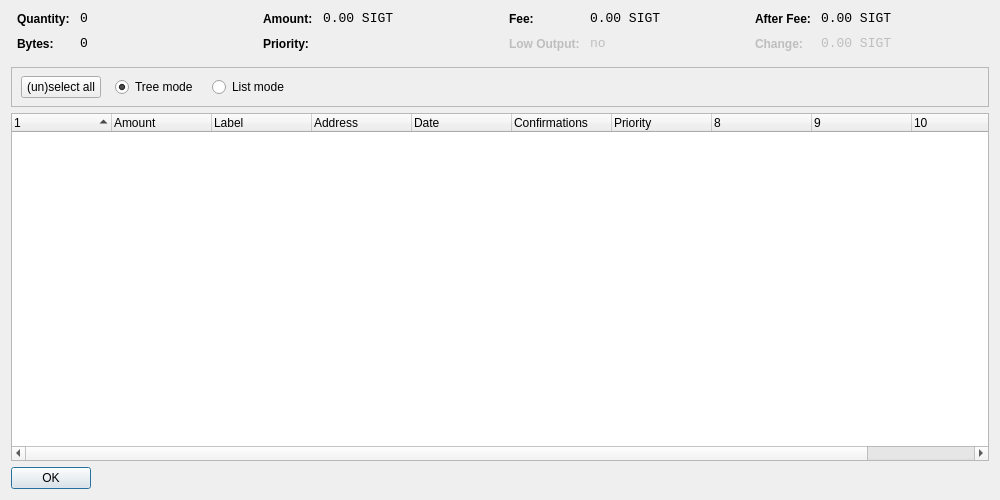
<?xml version="1.0" encoding="UTF-8"?>
<ui version="4.0">
 <class>CoinControlDialog</class>
 <widget class="QDialog" name="CoinControlDialog">
  <property name="geometry">
   <rect>
    <x>0</x>
    <y>0</y>
    <width>1000</width>
    <height>500</height>
   </rect>
  </property>
  <property name="windowTitle">
   <string>Coin Control</string>
  </property>
  <layout class="QVBoxLayout" name="verticalLayout">
   <item>
    <layout class="QHBoxLayout" name="horizontalLayoutTop" stretch="0,0,0,0">
     <property name="topMargin">
      <number>0</number>
     </property>
     <property name="bottomMargin">
      <number>10</number>
     </property>
     <item>
      <layout class="QFormLayout" name="formLayoutCoinControl1">
       <property name="horizontalSpacing">
        <number>10</number>
       </property>
       <property name="verticalSpacing">
        <number>10</number>
       </property>
       <property name="leftMargin">
        <number>6</number>
       </property>
       <property name="rightMargin">
        <number>6</number>
       </property>
       <item row="0" column="0">
        <widget class="QLabel" name="labelCoinControlQuantityText">
         <property name="styleSheet">
          <string notr="true">font-weight:bold;</string>
         </property>
         <property name="text">
          <string>Quantity:</string>
         </property>
        </widget>
       </item>
       <item row="0" column="1">
        <widget class="QLabel" name="labelCoinControlQuantity">
         <property name="font">
          <font>
           <family>Monospace</family>
           <pointsize>10</pointsize>
          </font>
         </property>
         <property name="cursor">
          <cursorShape>IBeamCursor</cursorShape>
         </property>
         <property name="contextMenuPolicy">
          <enum>Qt::ActionsContextMenu</enum>
         </property>
         <property name="text">
          <string notr="true">0</string>
         </property>
         <property name="textInteractionFlags">
          <set>Qt::LinksAccessibleByMouse|Qt::TextSelectableByKeyboard|Qt::TextSelectableByMouse</set>
         </property>
        </widget>
       </item>
       <item row="1" column="0">
        <widget class="QLabel" name="labelCoinControlBytesText">
         <property name="styleSheet">
          <string notr="true">font-weight:bold;</string>
         </property>
         <property name="text">
          <string>Bytes:</string>
         </property>
        </widget>
       </item>
       <item row="1" column="1">
        <widget class="QLabel" name="labelCoinControlBytes">
         <property name="font">
          <font>
           <family>Monospace</family>
           <pointsize>10</pointsize>
          </font>
         </property>
         <property name="cursor">
          <cursorShape>IBeamCursor</cursorShape>
         </property>
         <property name="contextMenuPolicy">
          <enum>Qt::ActionsContextMenu</enum>
         </property>
         <property name="text">
          <string notr="true">0</string>
         </property>
         <property name="textInteractionFlags">
          <set>Qt::LinksAccessibleByMouse|Qt::TextSelectableByKeyboard|Qt::TextSelectableByMouse</set>
         </property>
        </widget>
       </item>
      </layout>
     </item>
     <item>
      <layout class="QFormLayout" name="formLayoutCoinControl2">
       <property name="horizontalSpacing">
        <number>10</number>
       </property>
       <property name="verticalSpacing">
        <number>10</number>
       </property>
       <property name="leftMargin">
        <number>6</number>
       </property>
       <property name="rightMargin">
        <number>6</number>
       </property>
       <item row="0" column="0">
        <widget class="QLabel" name="labelCoinControlAmountText">
         <property name="styleSheet">
          <string notr="true">font-weight:bold;</string>
         </property>
         <property name="text">
          <string>Amount:</string>
         </property>
        </widget>
       </item>
       <item row="0" column="1">
        <widget class="QLabel" name="labelCoinControlAmount">
         <property name="font">
          <font>
           <family>Monospace</family>
           <pointsize>10</pointsize>
          </font>
         </property>
         <property name="cursor">
          <cursorShape>IBeamCursor</cursorShape>
         </property>
         <property name="contextMenuPolicy">
          <enum>Qt::ActionsContextMenu</enum>
         </property>
         <property name="text">
          <string notr="true">0.00 SIGT</string>
         </property>
         <property name="textInteractionFlags">
          <set>Qt::LinksAccessibleByMouse|Qt::TextSelectableByKeyboard|Qt::TextSelectableByMouse</set>
         </property>
        </widget>
       </item>
       <item row="1" column="0">
        <widget class="QLabel" name="labelCoinControlPriorityText">
         <property name="styleSheet">
          <string notr="true">font-weight:bold;</string>
         </property>
         <property name="text">
          <string>Priority:</string>
         </property>
        </widget>
       </item>
       <item row="1" column="1">
        <widget class="QLabel" name="labelCoinControlPriority">
         <property name="font">
          <font>
           <family>Monospace</family>
           <pointsize>10</pointsize>
          </font>
         </property>
         <property name="cursor">
          <cursorShape>IBeamCursor</cursorShape>
         </property>
         <property name="contextMenuPolicy">
          <enum>Qt::ActionsContextMenu</enum>
         </property>
         <property name="text">
          <string/>
         </property>
         <property name="textInteractionFlags">
          <set>Qt::LinksAccessibleByMouse|Qt::TextSelectableByKeyboard|Qt::TextSelectableByMouse</set>
         </property>
        </widget>
       </item>
      </layout>
     </item>
     <item>
      <layout class="QFormLayout" name="formLayoutCoinControl3">
       <property name="horizontalSpacing">
        <number>10</number>
       </property>
       <property name="verticalSpacing">
        <number>10</number>
       </property>
       <property name="leftMargin">
        <number>6</number>
       </property>
       <property name="rightMargin">
        <number>6</number>
       </property>
       <item row="0" column="0">
        <widget class="QLabel" name="labelCoinControlFeeText">
         <property name="styleSheet">
          <string notr="true">font-weight:bold;</string>
         </property>
         <property name="text">
          <string>Fee:</string>
         </property>
        </widget>
       </item>
       <item row="0" column="1">
        <widget class="QLabel" name="labelCoinControlFee">
         <property name="font">
          <font>
           <family>Monospace</family>
           <pointsize>10</pointsize>
          </font>
         </property>
         <property name="cursor">
          <cursorShape>IBeamCursor</cursorShape>
         </property>
         <property name="contextMenuPolicy">
          <enum>Qt::ActionsContextMenu</enum>
         </property>
         <property name="text">
          <string notr="true">0.00 SIGT</string>
         </property>
         <property name="textInteractionFlags">
          <set>Qt::LinksAccessibleByMouse|Qt::TextSelectableByKeyboard|Qt::TextSelectableByMouse</set>
         </property>
        </widget>
       </item>
       <item row="1" column="0">
        <widget class="QLabel" name="labelCoinControlLowOutputText">
         <property name="enabled">
          <bool>false</bool>
         </property>
         <property name="styleSheet">
          <string notr="true">font-weight:bold;</string>
         </property>
         <property name="text">
          <string>Low Output:</string>
         </property>
        </widget>
       </item>
       <item row="1" column="1">
        <widget class="QLabel" name="labelCoinControlLowOutput">
         <property name="enabled">
          <bool>false</bool>
         </property>
         <property name="font">
          <font>
           <family>Monospace</family>
           <pointsize>10</pointsize>
          </font>
         </property>
         <property name="cursor">
          <cursorShape>IBeamCursor</cursorShape>
         </property>
         <property name="contextMenuPolicy">
          <enum>Qt::ActionsContextMenu</enum>
         </property>
         <property name="text">
          <string notr="true">no</string>
         </property>
         <property name="textInteractionFlags">
          <set>Qt::LinksAccessibleByMouse|Qt::TextSelectableByKeyboard|Qt::TextSelectableByMouse</set>
         </property>
        </widget>
       </item>
      </layout>
     </item>
     <item>
      <layout class="QFormLayout" name="formLayoutCoinControl4">
       <property name="horizontalSpacing">
        <number>10</number>
       </property>
       <property name="verticalSpacing">
        <number>10</number>
       </property>
       <property name="leftMargin">
        <number>6</number>
       </property>
       <property name="rightMargin">
        <number>6</number>
       </property>
       <item row="0" column="0">
        <widget class="QLabel" name="labelCoinControlAfterFeeText">
         <property name="styleSheet">
          <string notr="true">font-weight:bold;</string>
         </property>
         <property name="text">
          <string>After Fee:</string>
         </property>
        </widget>
       </item>
       <item row="0" column="1">
        <widget class="QLabel" name="labelCoinControlAfterFee">
         <property name="font">
          <font>
           <family>Monospace</family>
           <pointsize>10</pointsize>
          </font>
         </property>
         <property name="cursor">
          <cursorShape>IBeamCursor</cursorShape>
         </property>
         <property name="contextMenuPolicy">
          <enum>Qt::ActionsContextMenu</enum>
         </property>
         <property name="text">
          <string notr="true">0.00 SIGT</string>
         </property>
         <property name="textInteractionFlags">
          <set>Qt::LinksAccessibleByMouse|Qt::TextSelectableByKeyboard|Qt::TextSelectableByMouse</set>
         </property>
        </widget>
       </item>
       <item row="1" column="0">
        <widget class="QLabel" name="labelCoinControlChangeText">
         <property name="enabled">
          <bool>false</bool>
         </property>
         <property name="styleSheet">
          <string notr="true">font-weight:bold;</string>
         </property>
         <property name="text">
          <string>Change:</string>
         </property>
        </widget>
       </item>
       <item row="1" column="1">
        <widget class="QLabel" name="labelCoinControlChange">
         <property name="enabled">
          <bool>false</bool>
         </property>
         <property name="font">
          <font>
           <family>Monospace</family>
           <pointsize>10</pointsize>
          </font>
         </property>
         <property name="cursor">
          <cursorShape>IBeamCursor</cursorShape>
         </property>
         <property name="contextMenuPolicy">
          <enum>Qt::ActionsContextMenu</enum>
         </property>
         <property name="text">
          <string notr="true">0.00 SIGT</string>
         </property>
         <property name="textInteractionFlags">
          <set>Qt::LinksAccessibleByMouse|Qt::TextSelectableByKeyboard|Qt::TextSelectableByMouse</set>
         </property>
        </widget>
       </item>
      </layout>
     </item>
    </layout>
   </item>
   <item>
    <widget class="QFrame" name="frame">
     <property name="minimumSize">
      <size>
       <width>0</width>
       <height>40</height>
      </size>
     </property>
     <property name="frameShape">
      <enum>QFrame::StyledPanel</enum>
     </property>
     <property name="frameShadow">
      <enum>QFrame::Sunken</enum>
     </property>
     <widget class="QWidget" name="horizontalLayoutWidget">
      <property name="geometry">
       <rect>
        <x>10</x>
        <y>0</y>
        <width>781</width>
        <height>41</height>
       </rect>
      </property>
      <layout class="QHBoxLayout" name="horizontalLayoutPanel" stretch="0,0,0,0,0">
       <property name="spacing">
        <number>14</number>
       </property>
       <item>
        <widget class="QPushButton" name="pushButtonSelectAll">
         <property name="sizePolicy">
          <sizepolicy hsizetype="Maximum" vsizetype="Fixed">
           <horstretch>0</horstretch>
           <verstretch>0</verstretch>
          </sizepolicy>
         </property>
         <property name="text">
          <string>(un)select all</string>
         </property>
        </widget>
       </item>
       <item>
        <widget class="QRadioButton" name="radioTreeMode">
         <property name="sizePolicy">
          <sizepolicy hsizetype="Maximum" vsizetype="Fixed">
           <horstretch>0</horstretch>
           <verstretch>0</verstretch>
          </sizepolicy>
         </property>
         <property name="text">
          <string>Tree mode</string>
         </property>
         <property name="checked">
          <bool>true</bool>
         </property>
        </widget>
       </item>
       <item>
        <widget class="QRadioButton" name="radioListMode">
         <property name="sizePolicy">
          <sizepolicy hsizetype="Maximum" vsizetype="Fixed">
           <horstretch>0</horstretch>
           <verstretch>0</verstretch>
          </sizepolicy>
         </property>
         <property name="text">
          <string>List mode</string>
         </property>
        </widget>
       </item>
       <item>
        <spacer name="horizontalSpacer">
         <property name="orientation">
          <enum>Qt::Horizontal</enum>
         </property>
         <property name="sizeHint" stdset="0">
          <size>
           <width>40</width>
           <height>20</height>
          </size>
         </property>
        </spacer>
       </item>
      </layout>
     </widget>
    </widget>
   </item>
   <item>
    <widget class="CoinControlTreeWidget" name="treeWidget">
     <property name="contextMenuPolicy">
      <enum>Qt::CustomContextMenu</enum>
     </property>
     <property name="sortingEnabled">
      <bool>false</bool>
     </property>
     <property name="columnCount">
      <number>11</number>
     </property>
     <attribute name="headerShowSortIndicator" stdset="0">
      <bool>true</bool>
     </attribute>
     <attribute name="headerStretchLastSection">
      <bool>false</bool>
     </attribute>
     <column>
      <property name="text">
       <string/>
      </property>
     </column>
     <column>
      <property name="text">
       <string>Amount</string>
      </property>
     </column>
     <column>
      <property name="text">
       <string>Label</string>
      </property>
     </column>
     <column>
      <property name="text">
       <string>Address</string>
      </property>
     </column>
     <column>
      <property name="text">
       <string>Date</string>
      </property>
     </column>
     <column>
      <property name="text">
       <string>Confirmations</string>
      </property>
      <property name="toolTip">
       <string>Confirmed</string>
      </property>
     </column>
     <column>
      <property name="text">
       <string>Priority</string>
      </property>
     </column>
     <column>
      <property name="text">
       <string/>
      </property>
     </column>
     <column>
      <property name="text">
       <string/>
      </property>
     </column>
     <column>
      <property name="text">
       <string/>
      </property>
     </column>
     <column>
      <property name="text">
       <string/>
      </property>
     </column>
    </widget>
   </item>
   <item>
    <widget class="QDialogButtonBox" name="buttonBox">
     <property name="sizePolicy">
      <sizepolicy hsizetype="Maximum" vsizetype="Fixed">
       <horstretch>0</horstretch>
       <verstretch>0</verstretch>
      </sizepolicy>
     </property>
     <property name="orientation">
      <enum>Qt::Horizontal</enum>
     </property>
     <property name="standardButtons">
      <set>QDialogButtonBox::Ok</set>
     </property>
    </widget>
   </item>
  </layout>
 </widget>
 <customwidgets>
  <customwidget>
   <class>CoinControlTreeWidget</class>
   <extends>QTreeWidget</extends>
   <header>coincontroltreewidget.h</header>
  </customwidget>
 </customwidgets>
 <resources/>
 <connections/>
</ui>
